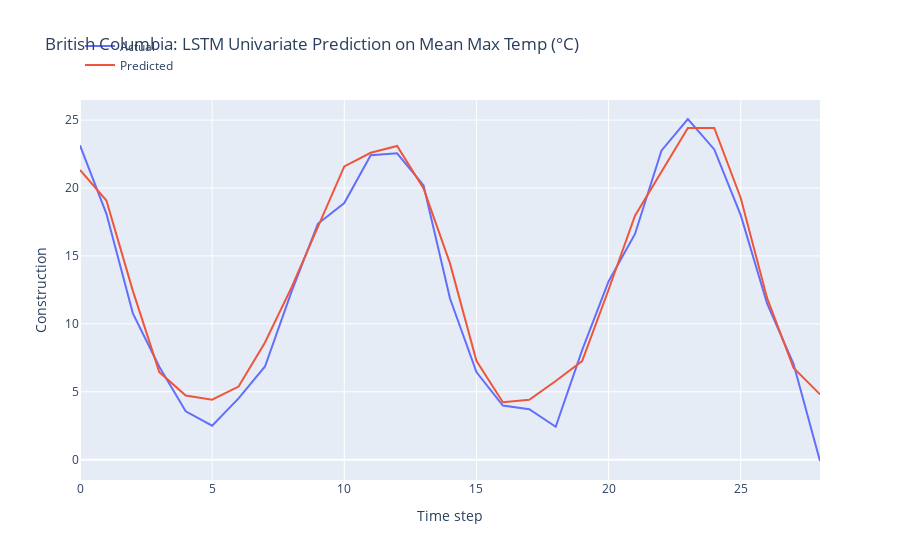

Notebook cell for this chart:
### Code cell
n_features = 1
X_train = X_train.reshape(X_train.shape[0], X_train.shape[1], n_features)

# define model
model = Sequential()
model.add(LSTM(50, activation='relu', input_shape=(n_steps, n_features)))
model.add(Dense(1))

# model = Sequential()
# model.add(LSTM(100, activation='relu', input_shape=(n_steps, n_features), kernel_regularizer=L2(0.001), return_sequences=True))
# model.add(LSTM(50, activation='relu', kernel_regularizer=L2(0.01)))
# model.add(Dense(1))

def r_squared(y_true, y_pred):
    SS_res =  K.sum(K.square(y_true - y_pred)) 
    SS_tot = K.sum(K.square(y_true - K.mean(y_true))) 
    return ( 1 - SS_res/(SS_tot + K.epsilon()) )

# Compile the model
model.compile(optimizer='adam', 
              loss='mse',
              metrics=[r_squared])

early_stopping = EarlyStopping(monitor='loss', patience=5, restore_best_weights=True)

# fit model
history = model.fit(X_train, y_train, 
          epochs = 20,
          batch_size = 32,
          verbose = 0,
          callbacks=[early_stopping])

# Obtain the MSE and R-squared from the last epoch
last_epoch_mse = history.history['loss'][-1]
last_epoch_r_squared = history.history['r_squared'][-1]

# Print the MSE and R-squared
print("Mean Squared Error (MSE) from the last epoch:", last_epoch_mse)
print("R-squared from the last epoch:", last_epoch_r_squared)

# plot loss and r2 score
plt.figure(figsize=(10, 6))

# Plot train loss
plt.plot(history.history['loss'], label='Train Loss')

# Plot train R-squared score
plt.plot(history.history['r_squared'], label='Train R2')

plt.title('Model Training Loss and R-squared Score')
plt.xlabel('Epochs')
plt.ylabel('Value')
plt.legend()
plt.grid(True)
plt.show()

# Evaluate the model
loss = model.evaluate(X_test, y_test)
print("MSE and R_squared:", loss)

# make prediction on test data
X_test = X_test.reshape(X_test.shape[0], X_test.shape[1], n_features)
y_pred = model.predict(X_test)

# Print the first 5 predictions and actual values
print("Predictions:")
flattened_predictions = [pred[0] for pred in y_pred[:10]]
print(flattened_predictions)
# print(y_pred[:10].tolist())
print("Actual values:")
rounded_actual_values = [round(value, len(str(prediction).split('.')[1])) for value, prediction in zip(y_test[:10], flattened_predictions)]
print(rounded_actual_values)

# plot the actual and predicted values for test data
trace1 = go.Scatter(x=np.arange(len(y_test)), y=y_test.flatten(), mode='lines', name='Actual')
trace2 = go.Scatter(x=np.arange(len(y_pred)), y=y_pred.flatten(), mode='lines', name='Predicted')

# Create layout
layout = go.Layout(
    title='British Columbia: LSTM Univariate Prediction on Mean Max Temp (°C)',
    xaxis=dict(title='Time step'),
    yaxis=dict(title='Construction'),
    legend=dict(x=0, y=1.18)
)

# Create figure
fig = go.Figure(data=[trace1, trace2], layout=layout)

# Show plot
fig.show()

### Figure 1 — Plotly figure (JSON) as saved in the notebook; plotly's stock layout.template omitted (floating-point values rounded to 4 significant figures)
{"data": [{"mode": "lines", "name": "Actual", "type": "scatter", "x": [0, 1, 2, 3, 4, 5, 6, 7, 8, 9, 10, 11, 12, 13, 14, 15, 16, 17, 18, 19, 20, 21, 22, 23, 24, 25, 26, 27, 28], "y": [23.14, 18.1, 10.77, 6.84, 3.562, 2.503, 4.514, 6.859, 12.36, 17.36, 18.9, 22.42, 22.56, 20.18, 11.86, 6.454, 3.986, 3.719, 2.426, 8.063, 13.12, 16.61, 22.75, 25.08, 22.84, 18.0, 11.48, 7.037, -0.09757]}, {"mode": "lines", "name": "Predicted", "type": "scatter", "x": [0, 1, 2, 3, 4, 5, 6, 7, 8, 9, 10, 11, 12, 13, 14, 15, 16, 17, 18, 19, 20, 21, 22, 23, 24, 25, 26, 27, 28], "y": [21.33, 19.08, 12.42, 6.445, 4.727, 4.413, 5.385, 8.63, 12.66, 17.08, 21.59, 22.59, 23.09, 19.96, 14.45, 7.279, 4.232, 4.415, 5.789, 7.26, 12.51, 17.96, 21.2, 24.42, 24.42, 19.27, 11.89, 6.749, 4.805]}], "layout": {"legend": {"x": 0, "y": 1.18}, "title": {"text": "British Columbia: LSTM Univariate Prediction on Mean Max Temp (°C)"}, "xaxis": {"title": {"text": "Time step"}}, "yaxis": {"title": {"text": "Construction"}}}}
